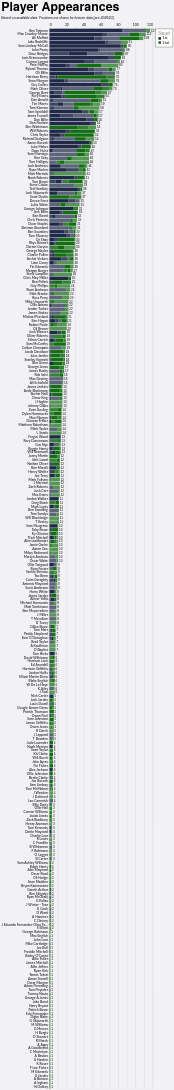

Describe this chart as a Vega-Lite specification.
### Vega-Lite specification from a JSON file in a GitHub repository (floating-point values rounded to 4 significant figures; data arrays with more than 128 entries replaced by an {"elided": "..."} marker saying what was removed)
{"config": {"axis": {"labelFont": "Lato, sans-serif", "titleFont": "PT Sans Narrow, Helvetica Neue, Helvetica, Arial, sans-serif", "labelFontSize": 13, "titleFontSize": 24, "gridColor": "#202947", "gridOpacity": 0.2}, "header": {"labelFont": "PT Sans Narrow, Helvetica Neue, Helvetica, Arial, sans-serif", "titleFont": "PT Sans Narrow, Helvetica Neue, Helvetica, Arial, sans-serif", "labelFontSize": 24, "titleFontSize": 28, "labelFontWeight": "bold", "orient": "left"}, "legend": {"labelFont": "Lato, sans-serif", "titleFont": "PT Sans Narrow, Helvetica Neue, Helvetica, Arial, sans-serif", "labelFontSize": 14, "titleFontSize": 16, "titlePadding": 5, "fillColor": "white", "strokeColor": "black", "padding": 10, "titleFontWeight": "lighter", "titleFontStyle": "italic", "titleColor": "gray", "offset": 10}, "title": {"font": "PT Sans Narrow, Helvetica Neue, Helvetica, Arial, sans-serif", "fontSize": 48, "fontWeight": "bold", "anchor": "start", "align": "center", "titlePadding": 20, "subtitlePadding": 10, "subtitleFontSize": 13, "subtitleColor": "", "subtitleFontStyle": "italic", "offset": 15, "color": "black"}, "axisX": {"labelAngle": 0}, "facet": {"title": null, "header": null, "align": {"row": "each", "column": "each"}}, "resolve": {"scale": {"y": "independent", "facet": "independent"}}, "background": "#f2f1f4"}, "layer": [{"mark": {"type": "bar"}, "encoding": {"color": {"field": "squad", "legend": {"orient": "right"}, "scale": {"domain": ["1st", "2nd"], "range": ["#202947", "#146f14"]}, "title": "Squad", "type": "nominal"}, "opacity": {"field": "start", "legend": null, "scale": {"domain": ["Start", "Bench", "Unknown"], "range": [1.0, 0.7, 0.4]}, "type": "nominal"}, "order": {"field": "squad", "sort": "ascending", "type": "quantitative"}, "tooltip": [{"field": "player", "title": "Player", "type": "nominal"}, {"field": "squad", "title": "Squad", "type": "nominal"}, {"aggregate": "sum", "field": "games", "title": "Games", "type": "quantitative"}, {"field": "start", "title": "Started?", "type": "nominal"}], "x": {"aggregate": "sum", "axis": {"orient": "top", "title": null}, "field": "games", "type": "quantitative"}, "y": {"field": "player", "sort": "-x", "title": null, "type": "nominal"}}, "title": {"text": "Player Appearances", "subtitle": "Based on available data. Positions not shown for historic data (pre-2020/21)."}}, {"mark": {"type": "text", "align": "left", "baseline": "middle", "dx": 3, "fontSize": 12}, "encoding": {"text": {"aggregate": "sum", "field": "games", "type": "quantitative"}, "x": {"aggregate": "sum", "field": "games", "type": "quantitative"}, "y": {"field": "player", "sort": "-x", "type": "nominal"}}}], "data": {"name": "data-f8f4bd5bbc10a9959ed998cda4ab54db"}, "height": {"step": 15}, "width": 400, "$schema": "https://vega.github.io/schema/vega-lite/v5.20.1.json", "datasets": {"data-f8f4bd5bbc10a9959ed998cda4ab54db": {"elided": "1967 records"}}}
